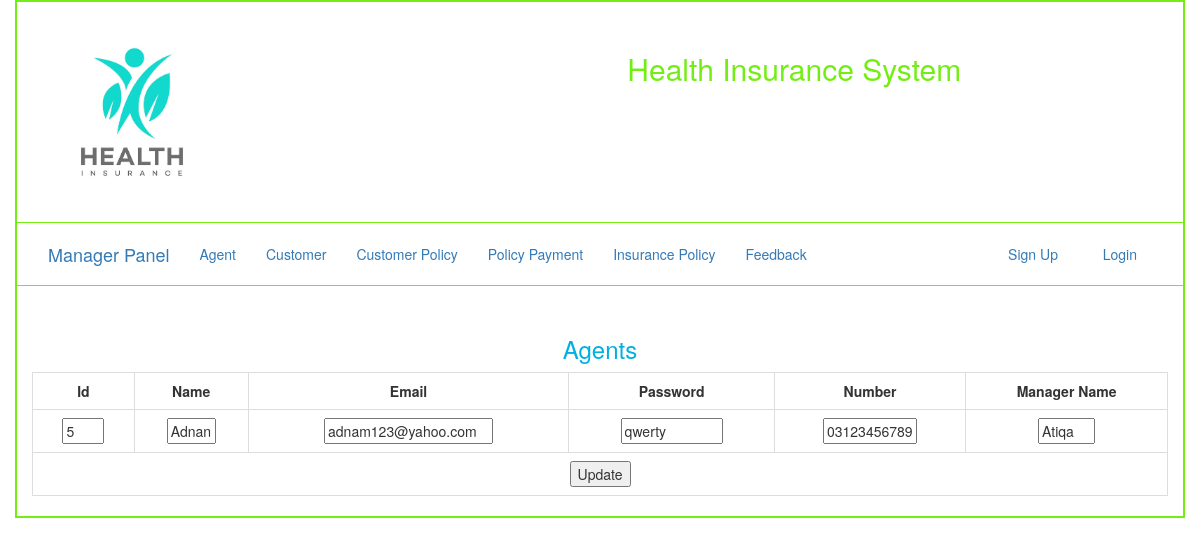
Page /manager/agent_update.php?Aid=5 on the committed database.
### tables this page shows
CREATE TABLE `registration` (
  `id` int(11) NOT NULL,
  `name` varchar(50) NOT NULL,
  `email` varchar(50) NOT NULL,
  `password` varchar(30) NOT NULL,
  `num` varchar(12) NOT NULL,
  `userType` varchar(30) NOT NULL,
  `manager_name` varchar(50) NOT NULL,
  `agent_name` varchar(30) NOT NULL,
  `address` varchar(60) NOT NULL
);

### manager/agent_update.php (the view, shortened to what this page needs)
<?php
include "db.php";
?>
<!DOCTYPE html>
<html>
<head>
<link type="text/css" rel="stylesheet" href="../css/bootstrap.css"/>
</head>
<body>
<div class="container" style="border: 2px solid #73EE13">
  <div class="row" style="border-bottom: 1px solid #73EE13">
    <div class="col-sm-4"><a href="../index.php">
      <img src="../images/logo.png" class="img-responsive" height="150px" width="200px"></a>
    </div>
    <div class="col-sm-8" style="  margin-top: 30px; text-align: center ">
      <h2> <font color="#73EE13"> Health Insurance System </font>  </h2>
    </div>
  </div>
  <div class="row" style="border-bottom: 1px solid #73EE13">
    <div class="col-sm-12" style="margin-bottom: -15px; margin-top: 5px; ">
      <nav class="navbar navbar-fluid">
  <div class="container-fluid">
    <div class="navbar-header">
      <a class="navbar-brand" href="manager.php">Manager Panel</a>
    </div>
    <div class="collapse navbar-collapse" id="myNavbar">
      <ul class="nav navbar-nav">
        <li><a href="agent.php">Agent</a></li>
        <li><a href="manager_customer.php">Customer</a></li>
        <li><a href="customer_policy.php">Customer Policy</a></li>
        <li><a href="policy_payment.php">Policy Payment</a></li>
        <li><a href="insurance_policy.php">Insurance Policy </a></li>
        <li><a href="feedback.php">Feedback</a></li>
      </ul>
      <ul class="nav navbar-nav navbar-right">
       <?php
  if(isset($_SESSION['name'])){
    ?>
   <li><a href="#"> <?php echo strtoupper($_SESSION['name']); ?></a></li>
      <li><a href="../login/logout.php"><span class="glyphicon glyphicon-log-out"></span> Logout</a></li>
    <?php
}
else{
  echo "<li><a href='login/register.php'><span class='glyphicon glyphicon-user'></span> Sign Up</a></li>";
  echo "      <li><a href='login/login.php'><span class='glyphicon glyphicon-log-in'></span> Login</a></li>";
}
?> </ul>
    </div>
  </div>
</nav>
    </div>
  </div>
<div class="row">
<div class="col-sm-12" style="margin-top: 30px">
 <h3 align="center"> <font color="sky blue"> Agents</font></h3>
<div class="table-responsive">
  <table class="table table-hover table-bordered "  border="2px solid green" cellspacing="0px" cellpadding="10px" align="center">
<tr >
<th> <center>  Id </center> </th>
<th> <center>  Name </center> </th>
<th> <center> Email </center> </th>
<th> <center> Password </center> </th>
<th> <center> Number </center> </th>
<th> <center> Manager Name </center> </th>
</tr>
  <?php
$id=$_GET['Aid'];
$qwery = "SELECT * from registration where id= '$id'";
$run=mysqli_query($con, $qwery);
while ($roww = mysqli_fetch_array($run, MYSQLI_BOTH)) {
   echo " <form action='agent_update.php' method='POST'>
   <tr align='center'>
   <td><input type='text' name='id' value='$roww[id]' size='2' readonly></td>
   <td><input type='text' name='name' value='$roww[name]' size='3'></td>
   <td><input type='text' name='email' value='$roww[email]'size='19'></td>
   <td><input type='text' name='password' value='$roww[password]'size='10'></td>
   <td><input type='text' name='number' value='$roww[num]'size='9'></td>
   <td><input type='text' name='Mname' value='$roww[manager_name]' readonly size='4'></td></tr>
   <tr align='center'>
   <td colspan='6'><input type='submit' name='Update' value='Update'> </td>
   </tr>";
}
echo "</form></table>";
  ?>
</div></div></div>
</div>
</body>
</html>

### rows in the picture
registration: id "5", name "Adnan", email "adnam123@yahoo.com", password "qwerty", number "03123456789", Mname "Atiqa"
